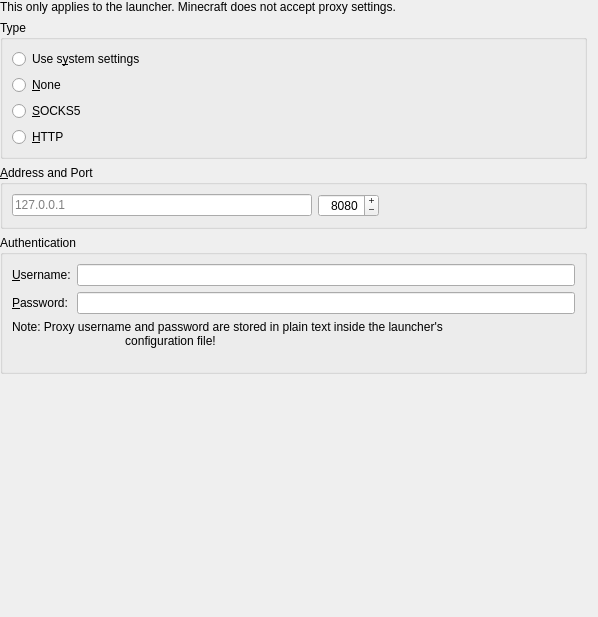
<?xml version="1.0" encoding="UTF-8"?>
<ui version="4.0">
 <class>ProxyPage</class>
 <widget class="QWidget" name="ProxyPage">
  <property name="geometry">
   <rect>
    <x>0</x>
    <y>0</y>
    <width>598</width>
    <height>617</height>
   </rect>
  </property>
  <property name="sizePolicy">
   <sizepolicy hsizetype="MinimumExpanding" vsizetype="MinimumExpanding">
    <horstretch>0</horstretch>
    <verstretch>0</verstretch>
   </sizepolicy>
  </property>
  <layout class="QVBoxLayout" name="verticalLayout_2">
   <property name="leftMargin">
    <number>0</number>
   </property>
   <property name="topMargin">
    <number>0</number>
   </property>
   <property name="bottomMargin">
    <number>0</number>
   </property>
   <item>
       <widget class="QLabel" name="proxyPlainTextWarningLabel_2">
           <property name="text">
               <string>This only applies to the launcher. Minecraft does not accept proxy settings.</string>
           </property>
           <property name="alignment">
               <set>Qt::AlignLeading|Qt::AlignLeft|Qt::AlignVCenter</set>
           </property>
           <property name="wordWrap">
               <bool>true</bool>
           </property>
       </widget>
   </item>
      <item>
          <widget class="QGroupBox" name="proxyTypeBox">
              <property name="title">
                  <string>Type</string>
              </property>
              <layout class="QVBoxLayout" name="verticalLayout_3">
                  <item>
                      <widget class="QRadioButton" name="proxyDefaultBtn">
                          <property name="toolTip">
                              <string>Uses your system's default proxy settings.</string>
                          </property>
                          <property name="text">
                              <string>Use s&amp;ystem settings</string>
                          </property>
                          <attribute name="buttonGroup">
                              <string notr="true">proxyGroup</string>
                          </attribute>
                      </widget>
                  </item>
                  <item>
                      <widget class="QRadioButton" name="proxyNoneBtn">
                          <property name="text">
                              <string>&amp;None</string>
                          </property>
                          <attribute name="buttonGroup">
                              <string notr="true">proxyGroup</string>
                          </attribute>
                      </widget>
                  </item>
                  <item>
                      <widget class="QRadioButton" name="proxySOCKS5Btn">
                          <property name="text">
                              <string>&amp;SOCKS5</string>
                          </property>
                          <attribute name="buttonGroup">
                              <string notr="true">proxyGroup</string>
                          </attribute>
                      </widget>
                  </item>
                  <item>
                      <widget class="QRadioButton" name="proxyHTTPBtn">
                          <property name="text">
                              <string>&amp;HTTP</string>
                          </property>
                          <attribute name="buttonGroup">
                              <string notr="true">proxyGroup</string>
                          </attribute>
                      </widget>
                  </item>
              </layout>
          </widget>
      </item>
      <item>
          <widget class="QGroupBox" name="proxyAddrBox">
              <property name="title">
                  <string>&amp;Address and Port</string>
              </property>
              <layout class="QHBoxLayout" name="horizontalLayout_2">
                  <item>
                      <widget class="QLineEdit" name="proxyAddrEdit">
                          <property name="sizePolicy">
                              <sizepolicy hsizetype="Preferred" vsizetype="Fixed">
                                  <horstretch>0</horstretch>
                                  <verstretch>0</verstretch>
                              </sizepolicy>
                          </property>
                          <property name="minimumSize">
                              <size>
                                  <width>300</width>
                                  <height>0</height>
                              </size>
                          </property>
                          <property name="placeholderText">
                              <string notr="true">127.0.0.1</string>
                          </property>
                      </widget>
                  </item>
                  <item>
                      <widget class="QSpinBox" name="proxyPortEdit">
                          <property name="alignment">
                              <set>Qt::AlignRight|Qt::AlignTrailing|Qt::AlignVCenter</set>
                          </property>
                          <property name="buttonSymbols">
                              <enum>QAbstractSpinBox::PlusMinus</enum>
                          </property>
                          <property name="maximum">
                              <number>65535</number>
                          </property>
                          <property name="value">
                              <number>8080</number>
                          </property>
                      </widget>
                  </item>
                  <item>
                      <spacer name="horizontalSpacer">
                          <property name="orientation">
                              <enum>Qt::Horizontal</enum>
                          </property>
                          <property name="sizeHint" stdset="0">
                              <size>
                                  <width>40</width>
                                  <height>20</height>
                              </size>
                          </property>
                      </spacer>
                  </item>
              </layout>
          </widget>
      </item>
      <item>
          <widget class="QGroupBox" name="proxyAuthBox">
              <property name="title">
                  <string>Authentication</string>
              </property>
              <layout class="QGridLayout" name="gridLayout">
                  <item row="0" column="0">
                      <widget class="QLabel" name="proxyUsernameLabel">
                          <property name="text">
                              <string>&amp;Username:</string>
                          </property>
                          <property name="buddy">
                              <cstring>proxyUserEdit</cstring>
                          </property>
                      </widget>
                  </item>
                  <item row="0" column="1">
                      <widget class="QLineEdit" name="proxyUserEdit"/>
                  </item>
                  <item row="1" column="0">
                      <widget class="QLabel" name="proxyPasswordLabel">
                          <property name="text">
                              <string>&amp;Password:</string>
                          </property>
                          <property name="buddy">
                              <cstring>proxyPassEdit</cstring>
                          </property>
                      </widget>
                  </item>
                  <item row="1" column="1">
                      <widget class="QLineEdit" name="proxyPassEdit">
                          <property name="echoMode">
                              <enum>QLineEdit::Password</enum>
                          </property>
                      </widget>
                  </item>
                  <item row="2" column="0" colspan="2">
                      <widget class="QLabel" name="proxyPlainTextWarningLabel">
                          <property name="text">
                              <string>Note: Proxy username and password are stored in plain text inside the launcher's
                                  configuration file!
                              </string>
                          </property>
                          <property name="wordWrap">
                              <bool>true</bool>
                          </property>
                      </widget>
                  </item>
              </layout>
          </widget>
      </item>
      <item>
          <spacer name="verticalSpacer">
              <property name="orientation">
                  <enum>Qt::Vertical</enum>
              </property>
              <property name="sizeHint" stdset="0">
                  <size>
                      <width>20</width>
                      <height>40</height>
                  </size>
              </property>
          </spacer>
      </item>
  </layout>
 </widget>
    <tabstops>
        <tabstop>proxyDefaultBtn</tabstop>
        <tabstop>proxyNoneBtn</tabstop>
        <tabstop>proxySOCKS5Btn</tabstop>
        <tabstop>proxyHTTPBtn</tabstop>
        <tabstop>proxyAddrEdit</tabstop>
        <tabstop>proxyPortEdit</tabstop>
        <tabstop>proxyUserEdit</tabstop>
        <tabstop>proxyPassEdit</tabstop>
    </tabstops>
 <resources/>
 <connections/>
 <buttongroups>
  <buttongroup name="proxyGroup"/>
 </buttongroups>
</ui>
